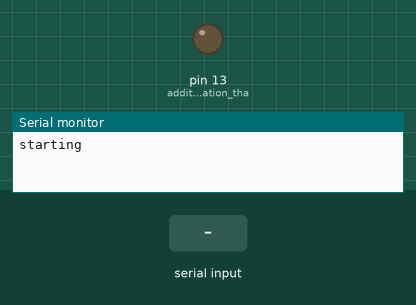
Bench run of a sketch on a simulated Arduino Mega 2560, built with avr-gcc and run on an emulated ATmega2560. Parts: output pins drawn as LEDs (lit = HIGH), the last lines printed to the serial monitor. Dashed ring = blinking. The test bench sets the inputs (shaded band).

Above: at 2.2 s.
2.3 s: "1" received over Serial
At 2.45 s:
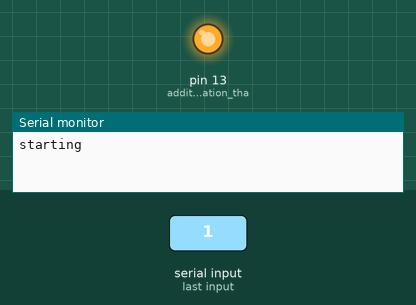
4.1 s: "1" received over the second serial link
At 4.5 s:
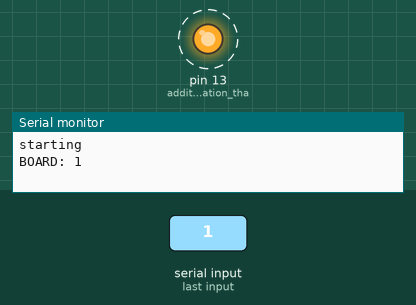
Timing chart, 0 to 11.6 s (numbered marks = the images above; inputs shaded):
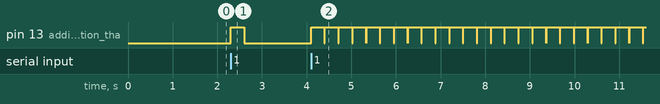

Measured:
- after the input at 2.3 s, pin 13 (additional_indication_tha): LOW → HIGH at once, → LOW 0.30 s later
- after the input at 4.1 s, pin 13 (additional_indication_tha): alternates HIGH for 0.30 s and LOW for 0.01 s, starting at once

The sketch:

teensycode.ino
```cpp
/*
Environmental Monitor, running on teensy board.

TODO: make a header file for external functions
TODO: make a header file for solar_test
TODO: make a header file for uart_comm (talking to rpi)
TODO: try making a smarter UART function that checks various channels for incoming data
 */

void setup(){
  Serial.begin(115200);
  Serial.println("starting");
  Serial.setTimeout(10); // ms? TODO: check if milliseconds
  Serial1.begin(115200);
  Serial1.println("starting");
  Serial1.setTimeout(10); // ms? TODO: check if milliseconds
  pinMode(13,OUTPUT); // additional indication that message was received
  delay(1000);

}//setup

void loop(){
  while(Serial.available()>0){
    digitalWrite(13,HIGH);
    delay(300);
    digitalWrite(13,LOW);

    Serial.print("BOARD: ");
    Serial.println(Serial.readString());
  }//while data available
  while(Serial1.available()>0){
    digitalWrite(13,HIGH);
    delay(300);
    digitalWrite(13,LOW);

    Serial1.print("BOARD: ");
    Serial1.println(Serial.readString());
  }//while data available
}//loop
```
